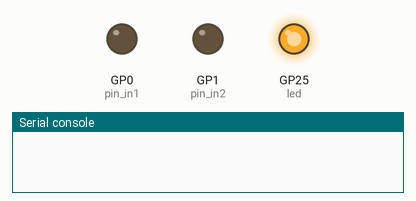
Recording of a program running on a simulated Raspberry Pi Pico running MicroPython. Shown: output pins drawn as LEDs (lit = HIGH), the last lines printed to the serial console. At 2.0 s the program stops and its outputs stay as they are.

Above: at 0.1 s.
At 2.1 s:
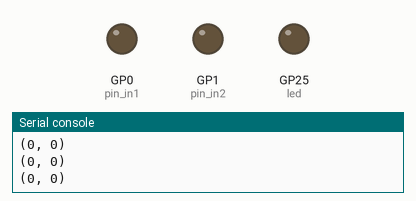
Timing chart, 0 to 3.5 s (numbered marks = the images above):
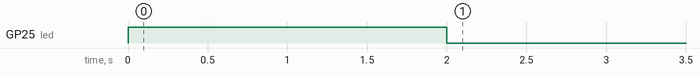

The program:

main.py
```python
# This is your main script.
from time import sleep
from machine import Pin
from dual_relay import DualRelayController

led = Pin(25, Pin.OUT)
led.value(1)
sleep(1)
led.value(0)
rele_control = DualRelayController()
print(rele_control.rele_values())
```

dual_relay.py
```python
from time import sleep
from machine import Pin


class DualRelayController():
    def __init__(self, pin_in1: int = 0, pin_in2: int = 1) -> None:
        """Initializes a DualRelayController object which allows to control a dual \
relay module such as the one shown in the following link: \
http://wiki.sunfounder.cc/index.php?title=2_Channel_5V_Relay_Module

        Parameters:
        -----------
            `pin_in1 {int, optional}`: The Raspberry's digital pin's number associated \
to the In1 pin of the Dual Relay Module. Defaults to 0.

            `pin_in2 {int, optional}`: The Raspberry's digital pin's number associated \
to the In2 pin of the Dual Relay Module. Defaults to 1.
        """
        self.rele0 = Pin(pin_in1, Pin.OUT, Pin.PULL_DOWN)
        self.rele1 = Pin(pin_in2, Pin.OUT, Pin.PULL_DOWN)
        print(self.rele_values())
        return None

    def rele_values(self, val0: int = None, val1: int = None) -> tuple[int]:
        if val0 is not None:
            self.rele0.value(val0)
        if val1 is not None:
            self.rele1.value(val1)
        return self.rele0.value(), self.rele1.value()

    def toggle_both(self, ) -> tuple[int]:
        self.rele0.toggle()
        self.rele1.toggle()
        return self.rele_values()

    def sleep_toggles(self, sleep_time_seconds: float | int) -> tuple[int]:
        self.rele0.toggle()
        sleep(sleep_time_seconds)
        self.rele1.toggle()
        return self.rele_values()


if __name__ == '__main__':
    relay_controller = DualRelayController(pin_in1=0, pin_in2=1)
    print(relay_controller.rele_values())
```

boot.py
```python
# This is script that run when device boot up or wake from sleep.
from time import sleep
from machine import Pin
from dual_relay import DualRelayController

led = Pin(25, Pin.OUT)
led.value(1)
sleep(1)
led.value(0)
rele_control = DualRelayController()
print(rele_control.rele_values())
```

Measured:
- by itself, GP25 (led): LOW → HIGH at 0.00 s, → LOW 2.0 s later
